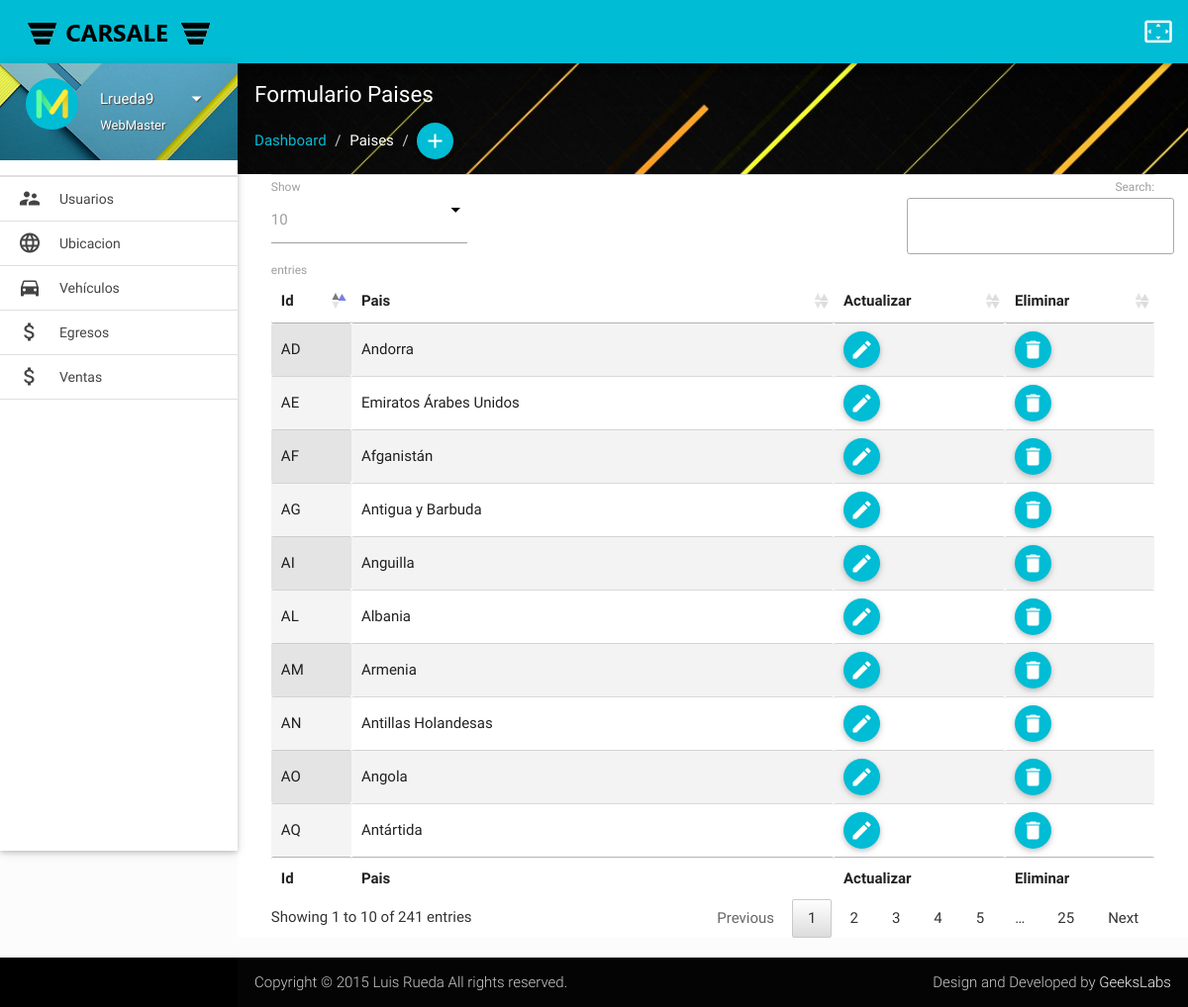
/Code/index.php?action=Pais (signed in), run on the app's committed database.
### tables this page shows
CREATE TABLE `pais` (
  `id` varchar(2) NOT NULL,
  `det` varchar(100) NOT NULL
);

### Code/modelo/Pais/Modelo.php (called while the page is built, shortened)
<?php
class Pais_Model{
	public $conexion;
	public function __CONSTRUCT(){
		try{
			$this->conexion = new conexion();
		}catch(Exception $e){
			die($e->getMessage());
		}
	}
	public function Listar(){
		try{
			$result = array();
			$stm = $this->conexion->prepare("SELECT * FROM pais");
			$stm->execute();
			foreach($stm->fetchAll(PDO::FETCH_OBJ) as $r){
				$almPais = new Pais();
				$almPais->__SET('id', $r->id);
				$almPais->__SET('det', $r->det);
				$result[] = $almPais;
			}
			return $result;
		} catch(Exception $e){
			die($e->getMessage());
		}
	}
}
?>

### Code/modelo/Pais/Entidad.php (called while the page is built, shortened)
<?php
class Pais
{
	public function __GET($k){ return $this->$k; }
	public function __SET($k, $v){ return $this->$k = $v; }
}
?>

### Code/views/Formularios/Pais/index.php (the view, shortened to what this page needs)
<link href="http://cdn.datatables.net/1.10.6/css/jquery.dataTables.min.css" type="text/css" rel="stylesheet" media="screen,projection">
<link href="estilos/dashboard/css/prism.css" type="text/css" rel="stylesheet" media="screen,projection">
<link href="estilos/dashboard/js/plugins/data-tables/css/jquery.dataTables.min.css" type="text/css" rel="stylesheet" media="screen,projection">
<link href="estilos/rutas.css" type="text/css" rel="stylesheet" media="screen,projection">
<?php include 'views/Dashboard/Header.php';?>
<div id="main">
  <div class="wrapper">
    <?php include 'views/Dashboard/AsideLateral.php';?>
    <section id="content" class="white">
      <div id="titulos" id="breadcrumbs-wrapper" class=" grey lighten-3">
        <div class="container">
          <div class="row">
            <div class="col s12 m12 l12">
              <h5 id="white" class="breadcrumbs-title">Formulario Paises</h5>
              <ol class="breadcrumb">
                <li><a href="?action=webmaster">Dashboard</a></li>
                <li id="white" class="active">Paises</li>
                <li><a href="?action=Form_Pais_Insertar" class="btn-floating btn-small waves-effect waves-light cyan"><i class="mdi-content-add"></i></a></li>
              </ol>
            </div>
          </div>
        </div>
      </div>
      <div class="container">
        <div class="section container">
          <div class="divider"></div>
          <div id="input-fields">
            <table id="data-table-simple" class="responsive-table display" cellspacing="0">
              <thead>
                <tr>
                  <th>Id</th>
                  <th>Pais</th>
                  <th>Actualizar</th>
                  <th>Eliminar</th>
                </tr>
              </thead>
              <tfoot>
                <tr>
                  <th>Id</th>
                  <th>Pais</th>
                  <th>Actualizar</th>
                  <th>Eliminar</th>
                </tr>
              </tfoot>
              <tbody>
                <?php foreach($modelPais->Listar() as $r): ?>
                  <tr>
                    <td><?php echo $r->__GET('id'); ?></td>
                    <td><?php echo $r->__GET('det'); ?></td>
                    <td>
                    	<form action="?action=Form_Pais_Actualizar" method="post">
	                        <button type="submit" class="btn-floating btn-small waves-effect waves-light cyan"><i class="mdi-editor-mode-edit"></i></button>
                      	</form>
                    </td>
                    <td>
                    <form action="?action=<?php echo 'Pais_eliminar'; ?>" method="post">
                      <button type="submit" class="btn-floating btn-small waves-effect waves-light cyan"><i class="mdi-action-delete"></i></button>
                    </form>
                    </td>
                  </tr>
                <?php endforeach; ?>
              </tbody>
            </table>
          </div>
        </div>
      </div>
    </section>
  </div>
</div>
<?php include 'views/Dashboard/Footer.php';?>

### Code/estilos/dashboard/css/style.css (style rules this page uses)
body { background-color: #fcfcfc; }
#main, footer { padding-left: 240px; }
.container { padding: 0 0.5rem; margin: 0 auto; max-width: 100% !important; width: 98%; }
#content .container .row { margin-bottom: 0; }
@media only screen and (min-width: 601px) { .container { width: 98%; } }
@media only screen and (min-width: 993px) { .container { width: 98%; } }
.breadcrumb { padding: 0px; margin: 15px 0px; list-style: none; }
.breadcrumbs-title { font-size: 1.5rem; line-height: 1.804rem; margin: 18px 0px 0px 0px; }
.breadcrumb > li { display: inline-block; }
.breadcrumb a { color: #00bcd4; }
.breadcrumb .active { font-weight: normal; color: #999; }
.breadcrumb > li + li:before { padding: 0 5px; color: #ccc; content: "/\00a0"; }
#flotchart td, th { padding: 5px; }

### Code/estilos/rutas.css (style rules this page uses)
#titulos { background: url(../images/rutas.jpg) no-repeat center center fixed; -webkit-background-size: cover; -moz-background-size: cover; -o-background-size: cover;background-size: cover; }
#white { color: white; }

### data on the page
pais: __GET "AD", __GET "Andorra"
pais: __GET "AE", __GET "Emiratos Árabes Unidos"
pais: __GET "AF", __GET "Afganistán"
pais: __GET "AG", __GET "Antigua y Barbuda"
pais: __GET "AI", __GET "Anguilla"
pais: __GET "AL", __GET "Albania"
pais: __GET "AM", __GET "Armenia"
pais: __GET "AN", __GET "Antillas Holandesas"
pais: __GET "AO", __GET "Angola"
pais: __GET "AQ", __GET "Antártida"

### other printed values
$_SESSION['username'] "Lrueda9"
